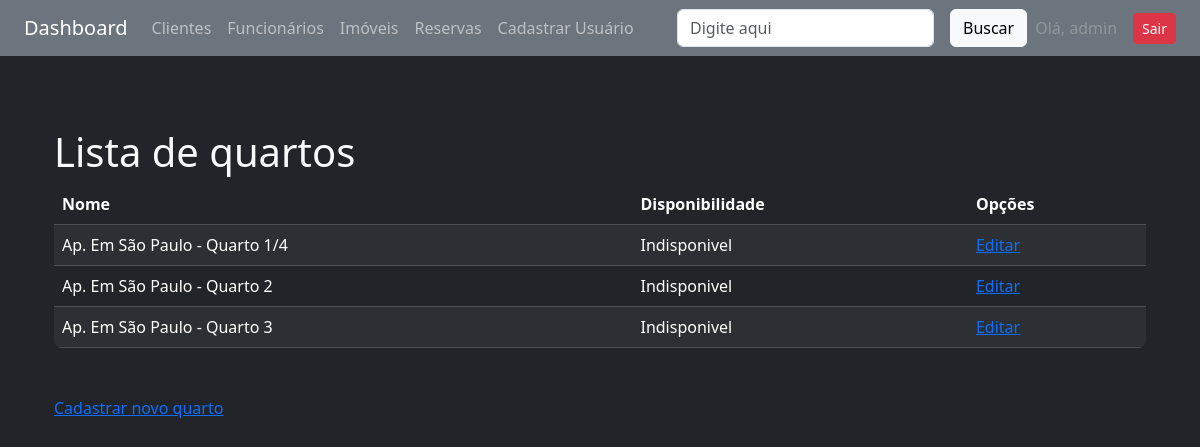
The page /imoveis/quartos/2/ (signed in) on the database its author committed.
### imoveis/models.py (models this page shows, shortened)
class Quarto(models.Model):
    imovel = models.ForeignKey(
        Imovel, related_name='quartos', on_delete=models.RESTRICT)
    nome = models.CharField(max_length=50)
    disponibilidade = models.BooleanField(default=True)
    ativo = models.BooleanField(default=True)

### imoveis/views.py (the view)
# urls.py: path('quartos/<imovel_id>/', quartos, name='lista_quartos'),
@login_required
def quartos(request, imovel_id):
    imovel = Imovel.objects.get(id=imovel_id)
    quartos = Quarto.objects.filter(imovel=imovel, ativo=True)
    return render(request, 'quartos/lista.html', {
        'quartos': quartos,
        'imovel': imovel,
    })

### imoveis/templates/quartos/lista.html
{% extends 'base.html' %}
{% block content %}
<div class="container-sm mt-5">
    <h1 class="h1">Lista de quartos</h1>
</div>
<div class="container-sm mt-2">
    <div class="bg-dark rounded-3 overflow-hidden">
        <table cellpadding="5" cellspacing="1" class="table table-dark table-striped mb-0">
            <thead>
                <tr>
                    <th>Nome</th>
                    <th>Disponibilidade</th>
                    <th>Opções</th>
                </tr>
            </thead>
            <tbody>
                {% for quarto in quartos %}
                <tr>
                    <td>{{ quarto.nome }}</td>
                    {% if quarto.disponivel %}
                    <td>Disponivel</td>
                    {% else %}
                    <td>Indisponivel</td>
                    {% endif %}
                    <td><a href="{% url 'imoveis:editar_quarto' quarto.id %}">Editar</a></td>
                </tr>
                {% empty %}
                <tr>
                    <td colspan="4">Nenhum quarto cadastrado.</td>
                </tr>
                {% endfor %}
            </tbody>
        </table>
    </div>
</div>
<div class="container-sm mt-5">
    <a href="{% url 'imoveis:cadastrar_quarto' imovel.id %}">Cadastrar novo quarto</a>
</div>
{% endblock %}

### core/templates/base.html (shortened to what this page needs)
<!DOCTYPE html>
<html lang="pt-br">
<head>
    <link href="https://cdn.jsdelivr.net/npm/bootstrap@5.3.6/dist/css/bootstrap.min.css" rel="stylesheet">
</head>
<body class="bg-dark text-light">
    <nav class="navbar navbar-expand-lg navbar-dark bg-secondary px-4">
        <a class="navbar-brand" href="{% url 'core:index' %}">Dashboard</a>
        <div class="collapse navbar-collapse">
            <ul class="navbar-nav me-auto">
                <li class="nav-item">
                    <a class="nav-link" href="{% url 'clientes:lista' 'nome' %}">Clientes</a>
                </li>
                <li class="nav-item">
                    <a class="nav-link" href="{% url 'funcionarios:lista' 'nome' %}">Funcionários</a>
                </li>
                <li class="nav-item">
                    <a class="nav-link" href="{% url 'imoveis:lista' 'nome' %}">Imóveis</a>
                </li>
                <li class="nav-item">
                    <a class="nav-link" href="{% url 'imoveis:lista_reservas' 'cliente' %}">Reservas</a>
                </li>
                <li class="nav-item">
                    <a class="nav-link" href="{% url 'auth:cadastrar' %}">Cadastrar Usuário</a>
                </li>
            </ul>
        </div>
        {% include 'partials/_busca.html' %}
        {% if user.is_authenticated %}
        <ul class="navbar-nav ms-auto">
            <li class="nav-item">
                <div class="d-flex align-items-center gap-2">
                    <span class="nav-link disabled mb-0">Olá, {{ user.username }}</span>
                    <a class="btn btn-danger btn-sm" href="{% url 'auth:logout' %}">Sair</a>
                </div>
            </li>
        </ul>
        {% endif %}
    </nav>
    <main class="container py-4">
        {% block content %}{% endblock %}
    </main>
</body>
</html>

### rows shown on the page
Quarto: nome "Ap. Em São Paulo - Quarto 1/4"
Quarto: nome "Ap. Em São Paulo - Quarto 2"
Quarto: nome "Ap. Em São Paulo - Quarto 3"

### other values the page prints
{{ user.username }} "admin"
